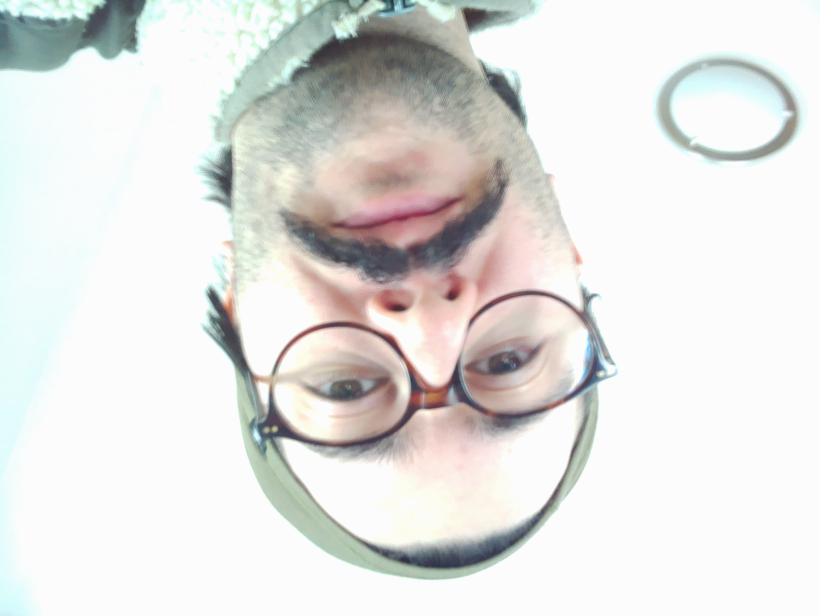
#> input picture python/pics/20251026-131731_before.png, 1640 x 1232 px, found by its file name (shown at 1/2 size)
$ python imgGPT.py
#> lines starting #> are read from the running program, lines starting #| are printed output that depends on the picture; after the words box and inside, x2 and y2 are one past the last pixel; in counts of white or black regions, pixels touching at a corner belong together
#> in main, im is the input picture: PIL image 1640x1232 RGB; mean R, G, B 226.3, 226, 223.7
#!/usr/bin/env python3
from escpos.printer import Serial
from PIL import Image, ImageOps, ImageFilter
import time

# ---------- CONFIG ----------
PRINTER_PORT = '/dev/ttyAMA0'    # or '/dev/serial0' or '/dev/ttyS0'
BAUDRATE = 9600                 # try 19200; many 58mm clones are fine with it
MAX_W = 384                      # typical width for 58mm heads @ 203dpi
FRAGMENT_H = 1024                # slice height to avoid buffer overflows
ROTATE_DEG = 90                  # 0 or 90 depending on your mech
TEXT_AFTER = "lol\n"
USE_IMPL = "graphics"            # try "graphics" first; fall back to "bitImageRaster"
ENABLE_XONXOFF = True            # helps avoid underruns on some clones
# ----------------------------

def prep_for_printer(img: Image.Image) -> Image.Image:
    """
    Rotate, scale to MAX_W (always), apply tone curve, and convert to 1-bit with dithering.
    """
    if ROTATE_DEG:
        img = img.rotate(ROTATE_DEG, expand=True)
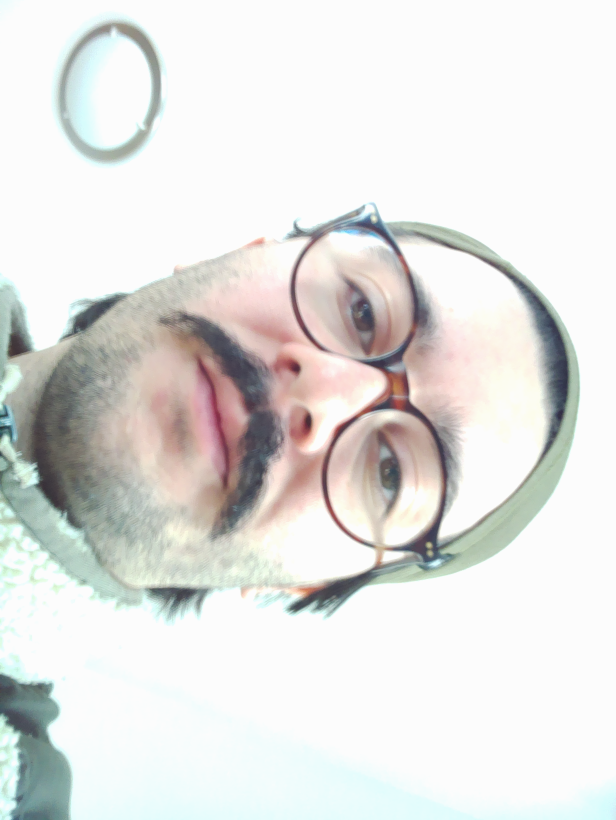
#> img: PIL image 1232x1640 RGB (shown at 1/2 size); mean R, G, B 226.3, 226, 223.7

    # 1) Work in grayscale
    img = img.convert("L")
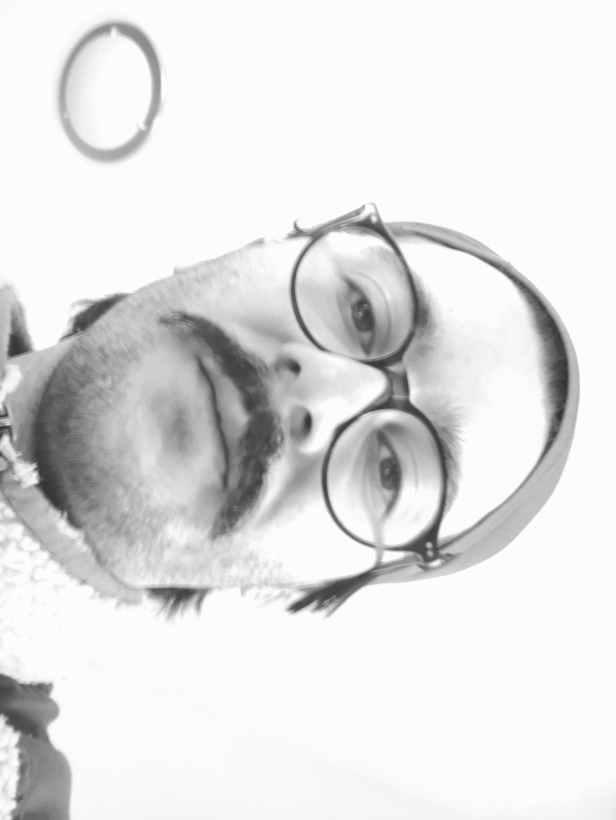
#> img: PIL image 1232x1640 L (shown at 1/2 size); min 40, max 253, mean 225.8

    # 2) Scale to printer width (always fill width for best dot usage)
    w, h = img.size
#> w = 1232; h = 1640
    nh = int(h * (MAX_W / float(w)))
#> nh = 511
    img = img.resize((MAX_W, nh), Image.LANCZOS)
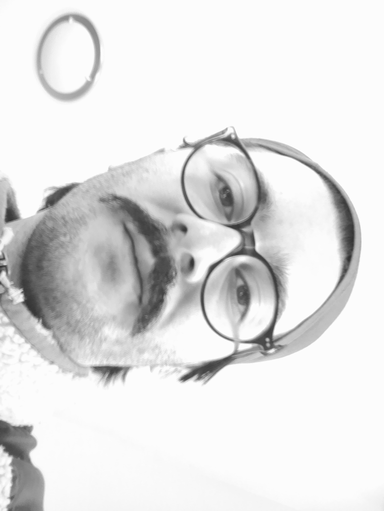
#> img: PIL image 384x511 L; min 49, max 255, mean 225.8

    # 3) Tone curve for thermal: modest autocontrast + gamma < 1 (darken mids)
    img = ImageOps.autocontrast(img, cutoff=2)  # trims 2% tails
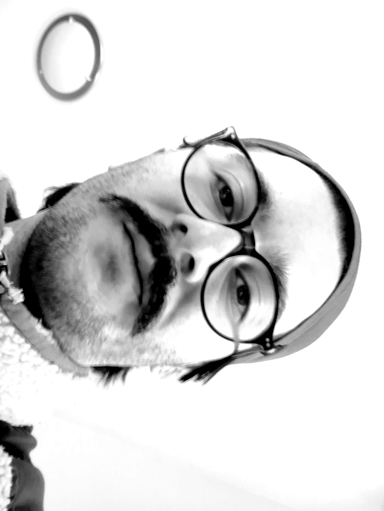
#> img: PIL image 384x511 L; min 0, max 255, mean 215.1
    gamma = 0.80                                # 0.7–0.9 often looks great
    img = img.point(lambda p: int((p / 255.0) ** gamma * 255))

    # Optional crisping helps dithers: mild unsharp mask
    img = img.filter(ImageFilter.UnsharpMask(radius=1.0, percent=80, threshold=2))
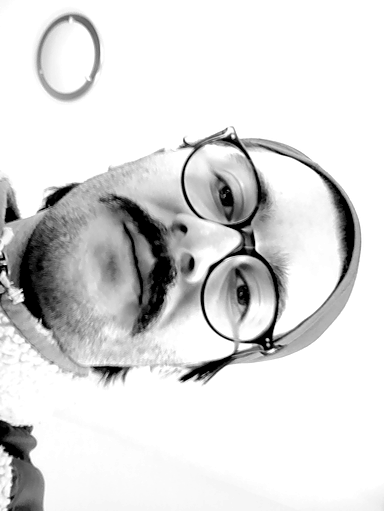
#> img: PIL image 384x511 L; min 0, max 255, mean 219.5

    # 4) Dither to 1-bit
    img = img.convert("1", dither=Image.FLOYDSTEINBERG)
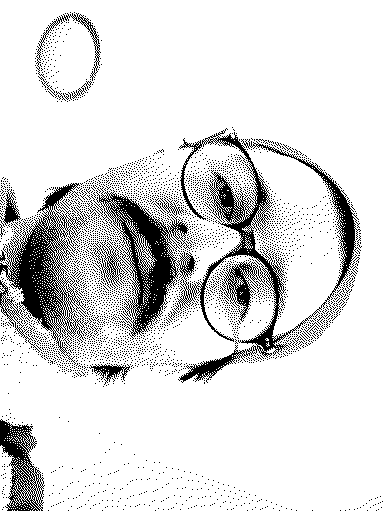
#> img: PIL image 384x511 1; 86.2% white; 3834 black regions (3817 under 20 px), largest, box (x1, y1, x2, y2) and area: (91, 128, 361, 383) 13037, (0, 183, 89, 365) 5439, (0, 419, 45, 511) 1844

    return img

def print_pil_image(img_1bit: Image.Image):
    p = Serial(
        devfile=PRINTER_PORT,
        baudrate=BAUDRATE,
        bytesize=8, parity='N', stopbits=1, timeout=1,
        dsrdtr=False, rtscts=False, xonxoff=ENABLE_XONXOFF,
        encoding='cp437'
    )
    try:
        p.hw('init')  # ESC @
        p.text("Camera print test (58mm)\n\n")

        # Print via preferred impl
        p.image(
            img_1bit,
            impl=USE_IMPL,                       # "graphics" or "bitImageRaster"
            high_density_horizontal=True,
            high_density_vertical=True,
            fragment_height=FRAGMENT_H
        )

        if TEXT_AFTER:
            p.text("\n" + TEXT_AFTER)

        # If your unit supports smoothing toggle and it's washing out the dither:
        # p._raw(b'\x1D\x62\x00')  # GS b 0  -> smoothing OFF on some clones
        # p._raw(b'\x1D\x62\x01')  # GS b 1  -> smoothing ON  (model-dependent)

    finally:
        p.close()

def main():
    # Live capture path (kept for reference)
    # img = capture_to_pil()
    # img1 = prep_for_printer(img)
    # img1.save("debug_after.png")  # optional
    # print_pil_image(img1)

    # Sandbox: ALWAYS preprocess the file you load
    im = Image.open("/home/evren/repos/thermal-cam/python/pics/20251026-131731_before.png")
    im1 = prep_for_printer(im)         # <-- do not skip this step
    print_pil_image(im1)
#> (the call stopped at in print_pil_image, `p = Serial( devfile=PRINTER_PORT, baudrate=BAUDRATE, bytesize=8, parit..`: escpos is not available in this run)
    print("Done: captured + printed.")

if __name__ == "__main__":
    main()
